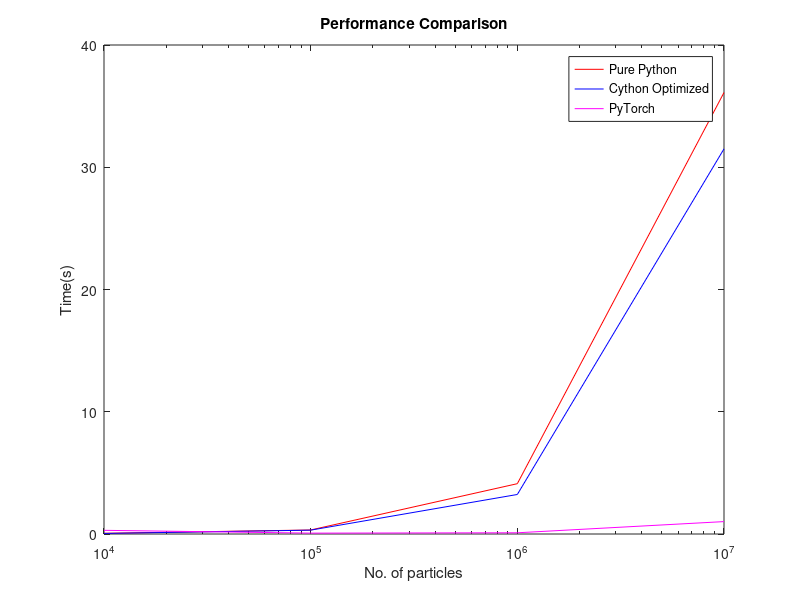

Source code (MATLAB):
unop = [ 0.05802989,  0.32853079,  4.11582589 ,36.11175156];
op = [ 0.0454886 ,  0.31518149 , 3.23321772, 31.5045383 ];
pytorch = [0.30094457, 0.07186484 ,0.099617  , 1.01452947];
nop = [10000, 100000,1000000 ,10000000 ];
figure;
semilogx(nop,unop, 'r-', 'DisplayName', 'Pure Python');
hold on;
semilogx(nop,op, 'b-', 'DisplayName', 'Cython Optimized');
hold on;
semilogx(nop,pytorch, 'm-', 'DisplayName', 'PyTorch');
legend show;
xlabel('No. of particles');
ylabel('Time(s)');
title('Performance Comparison');
